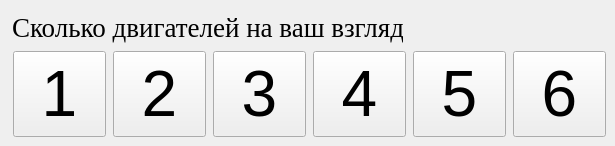
     <widget class="QWidget" name="tab_4">
      <attribute name="title">
       <string>Колич Двиг</string>
      </attribute>
      <widget class="QLabel" name="label_6">
       <property name="geometry">
        <rect>
         <x>12</x>
         <y>12</y>
         <width>391</width>
         <height>31</height>
        </rect>
       </property>
       <property name="font">
        <font>
         <family>Times New Roman</family>
         <pointsize>20</pointsize>
        </font>
       </property>
       <property name="text">
        <string>Сколько двигателей на ваш взгляд</string>
       </property>
      </widget>
      <widget class="QPushButton" name="pushButton_30">
       <property name="enabled">
        <bool>true</bool>
       </property>
       <property name="geometry">
        <rect>
         <x>13</x>
         <y>51</y>
         <width>93</width>
         <height>86</height>
        </rect>
       </property>
       <property name="sizePolicy">
        <sizepolicy hsizetype="Fixed" vsizetype="Expanding">
         <horstretch>7</horstretch>
         <verstretch>0</verstretch>
        </sizepolicy>
       </property>
       <property name="font">
        <font>
         <pointsize>48</pointsize>
        </font>
       </property>
       <property name="whatsThis">
        <string>&lt;html&gt;&lt;head/&gt;&lt;body&gt;&lt;p&gt;1233&lt;/p&gt;&lt;/body&gt;&lt;/html&gt;</string>
       </property>
       <property name="text">
        <string>1</string>
       </property>
       <property name="checkable">
        <bool>false</bool>
       </property>
      </widget>
      <widget class="QPushButton" name="pushButton_35">
       <property name="geometry">
        <rect>
         <x>513</x>
         <y>51</y>
         <width>93</width>
         <height>86</height>
        </rect>
       </property>
       <property name="sizePolicy">
        <sizepolicy hsizetype="Fixed" vsizetype="Expanding">
         <horstretch>7</horstretch>
         <verstretch>0</verstretch>
        </sizepolicy>
       </property>
       <property name="font">
        <font>
         <pointsize>48</pointsize>
        </font>
       </property>
       <property name="text">
        <string>6</string>
       </property>
      </widget>
      <widget class="QPushButton" name="pushButton_31">
       <property name="enabled">
        <bool>true</bool>
       </property>
       <property name="geometry">
        <rect>
         <x>413</x>
         <y>51</y>
         <width>93</width>
         <height>86</height>
        </rect>
       </property>
       <property name="sizePolicy">
        <sizepolicy hsizetype="Fixed" vsizetype="Expanding">
         <horstretch>7</horstretch>
         <verstretch>0</verstretch>
        </sizepolicy>
       </property>
       <property name="font">
        <font>
         <pointsize>48</pointsize>
        </font>
       </property>
       <property name="text">
        <string>5</string>
       </property>
       <property name="checkable">
        <bool>false</bool>
       </property>
      </widget>
      <widget class="QPushButton" name="pushButton_34">
       <property name="enabled">
        <bool>true</bool>
       </property>
       <property name="geometry">
        <rect>
         <x>313</x>
         <y>51</y>
         <width>93</width>
         <height>86</height>
        </rect>
       </property>
       <property name="sizePolicy">
        <sizepolicy hsizetype="Fixed" vsizetype="Expanding">
         <horstretch>7</horstretch>
         <verstretch>0</verstretch>
        </sizepolicy>
       </property>
       <property name="font">
        <font>
         <pointsize>48</pointsize>
        </font>
       </property>
       <property name="text">
        <string>4</string>
       </property>
       <property name="checkable">
        <bool>false</bool>
       </property>
      </widget>
      <widget class="QPushButton" name="pushButton_33">
       <property name="enabled">
        <bool>true</bool>
       </property>
       <property name="geometry">
        <rect>
         <x>113</x>
         <y>51</y>
         <width>93</width>
         <height>86</height>
        </rect>
       </property>
       <property name="sizePolicy">
        <sizepolicy hsizetype="Fixed" vsizetype="Expanding">
         <horstretch>7</horstretch>
         <verstretch>0</verstretch>
        </sizepolicy>
       </property>
       <property name="font">
        <font>
         <pointsize>48</pointsize>
        </font>
       </property>
       <property name="text">
        <string>2</string>
       </property>
       <property name="checkable">
        <bool>false</bool>
       </property>
      </widget>
      <widget class="QPushButton" name="pushButton_32">
       <property name="enabled">
        <bool>true</bool>
       </property>
       <property name="geometry">
        <rect>
         <x>213</x>
         <y>51</y>
         <width>93</width>
         <height>86</height>
        </rect>
       </property>
       <property name="sizePolicy">
        <sizepolicy hsizetype="Fixed" vsizetype="Expanding">
         <horstretch>7</horstretch>
         <verstretch>0</verstretch>
        </sizepolicy>
       </property>
       <property name="font">
        <font>
         <pointsize>48</pointsize>
        </font>
       </property>
       <property name="text">
        <string>3</string>
       </property>
       <property name="checkable">
        <bool>false</bool>
       </property>
      </widget>
     </widget>
